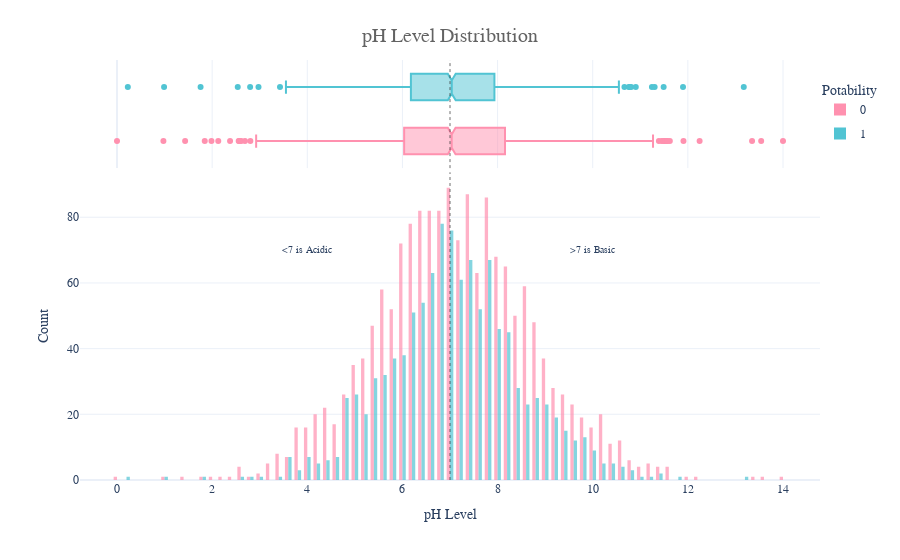

Notebook code for this chart:
### Markdown cell above
Water PH level

### Code cell
fig = px.histogram(df,x='ph',y=Counter(df['ph']),color='Potability',template='plotly_white',
                  marginal='box',opacity=0.7,nbins=100,color_discrete_sequence=[colors_pink[3],colors_blue[3]],
                  barmode='group',histfunc='count')

fig.add_vline(x=7, line_width=1, line_color=colors_dark[1],line_dash='dot',opacity=0.7)

fig.add_annotation(text='<7 is Acidic',x=4,y=70,showarrow=False,font_size=10)
fig.add_annotation(text='>7 is Basic',x=10,y=70,showarrow=False,font_size=10)


fig.update_layout(
    font_family='monospace',
    title=dict(text='pH Level Distribution',x=0.5,y=0.95,
               font=dict(color=colors_dark[2],size=20)),
    xaxis_title_text='pH Level',
    yaxis_title_text='Count',
    legend=dict(x=1,y=0.96,bordercolor=colors_dark[4],borderwidth=0,tracegroupgap=5),
    bargap=0.3,
)
fig.show()

### Figure 1 — Plotly figure (JSON) as saved in the notebook; plotly's stock layout.template omitted (floating-point values rounded to 4 significant figures; data arrays with more than 128 entries replaced by an {"elided": "..."} marker saying what was removed)
{"data": [{"alignmentgroup": "True", "bingroup": "x", "histfunc": "count", "hovertemplate": "Potability=0<br>ph=%{x}<br>count=%{y}<extra></extra>", "legendgroup": "0", "marker": {"color": "#FF91AF", "opacity": 0.7, "pattern": {"shape": ""}}, "name": "0", "nbinsx": 100, "offsetgroup": "0", "orientation": "v", "showlegend": true, "type": "histogram", "x": {"elided": "1998 float values"}, "xaxis": "x", "y": {"elided": "1998 int values"}, "yaxis": "y"}, {"alignmentgroup": "True", "hovertemplate": "Potability=0<br>ph=%{x}<extra></extra>", "legendgroup": "0", "marker": {"color": "#FF91AF"}, "name": "0", "notched": true, "offsetgroup": "0", "showlegend": false, "type": "box", "x": {"elided": "1998 float values"}, "xaxis": "x2", "yaxis": "y2"}, {"alignmentgroup": "True", "bingroup": "x", "histfunc": "count", "hovertemplate": "Potability=1<br>ph=%{x}<br>count=%{y}<extra></extra>", "legendgroup": "1", "marker": {"color": "#51C4D3", "opacity": 0.7, "pattern": {"shape": ""}}, "name": "1", "nbinsx": 100, "offsetgroup": "1", "orientation": "v", "showlegend": true, "type": "histogram", "x": {"elided": "1278 float values"}, "xaxis": "x", "y": {"elided": "1278 int values"}, "yaxis": "y"}, {"alignmentgroup": "True", "hovertemplate": "Potability=1<br>ph=%{x}<extra></extra>", "legendgroup": "1", "marker": {"color": "#51C4D3"}, "name": "1", "notched": true, "offsetgroup": "1", "showlegend": false, "type": "box", "x": {"elided": "1278 float values"}, "xaxis": "x2", "yaxis": "y2"}], "layout": {"annotations": [{"font": {"size": 10}, "showarrow": false, "text": "<7 is Acidic", "x": 4, "y": 70}, {"font": {"size": 10}, "showarrow": false, "text": ">7 is Basic", "x": 10, "y": 70}], "bargap": 0.3, "barmode": "group", "font": {"family": "monospace"}, "legend": {"bordercolor": "#DADADA", "borderwidth": 0, "title": {"text": "Potability"}, "tracegroupgap": 5, "x": 1, "y": 0.96}, "margin": {"t": 60}, "shapes": [{"line": {"color": "#313131", "dash": "dot", "width": 1}, "opacity": 0.7, "type": "line", "x0": 7, "x1": 7, "xref": "x", "y0": 0, "y1": 1, "yref": "y domain"}, {"line": {"color": "#313131", "dash": "dot", "width": 1}, "opacity": 0.7, "type": "line", "x0": 7, "x1": 7, "xref": "x2", "y0": 0, "y1": 1, "yref": "y2 domain"}], "title": {"font": {"color": "#636363", "size": 20}, "text": "pH Level Distribution", "x": 0.5, "y": 0.95}, "xaxis": {"anchor": "y", "domain": [0, 1], "title": {"text": "pH Level"}}, "xaxis2": {"anchor": "y2", "domain": [0, 1], "matches": "x", "showgrid": true, "showticklabels": false}, "yaxis": {"anchor": "x", "domain": [0, 0.7326], "title": {"text": "Count"}}, "yaxis2": {"anchor": "x2", "domain": [0.7426, 1], "matches": "y2", "showgrid": false, "showline": false, "showticklabels": false, "ticks": ""}}}
